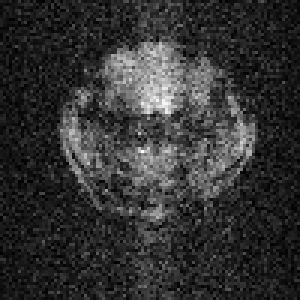
#> input picture 8744 GRE SNAP DYNAMIC/0087440003.DCM, 100 x 100 px (shown 3 times larger); its folder holds 4 pictures in this run; the run also reads 2 pictures not shown here
$ python MouvementsTete.py
#> lines starting #> are read from the running program, lines starting #| are printed output that depends on the picture; pictures that were not available may be replaced by others from this repository, and a replacement may not be noted
import imageio as io
from skimage import filters
from skimage.color import rgb2gray  # only needed for incorrectly saved images
from skimage.measure import regionprops
import matplotlib.pyplot as plt
from skimage.color import label2rgb
import numpy as np
from scipy import ndimage
import pydicom
import os
import numpy as np
from pylab import rcParams
from matplotlib import pyplot as plt
from scipy import stats
from scipy.ndimage import gaussian_filter
from scipy import misc
import cv2 as cv
import csv
import matplotlib.image as mpimg
import decimal
import statistics as st
from skimage.feature import register_translation
from image_registration import chi2_shift
from image_registration import cross_correlation_shifts
from scipy.ndimage import shift
from PIL import Image


# ------------------------ BEGIN OF FUNCTIONS ----------------------------

# ---------------- Fonction 1 -----------------
def LstMatriceDicom(PathDicom):

    """ Cette fonction prend en entrée le chemin du dossier contenant les fichiers dicom
        et retourne une liste de matrices d'intensité correspondant à l'image acquise.
        Cette fonction est utilisée afin d'extraire les images dicoms en données analysable
        à l'aide de fonction.

        :params :
        :PathDicom : Variable contenant le project path du dossier voulu

        :return :
        :ArrayDicom : Liste de matrices des images  (lst)
        :ConstPixelDims[1] : Nombre de lignes dans les matrices (int)
        :ConstPixelDims[-1] :Nombre de colonnes dans les matrices (int)
    """
#> called with PathDicom = '8744 GRE SNAP DYNAMIC'

    # create an empty list qui va acceuillir les fichiers DICOM
    lstFilesDCM = []


    for dirName, subdirList, fileList in os.walk(PathDicom):
        for filename in fileList:
            if ".dcm" in filename.lower():  # check whether the file's DICOM
                lstFilesDCM.append(os.path.join(dirName,filename))

                # On va chercher les informations concernant les images DICOM que l'on vient d'importer
    RefDs = pydicom.read_file(lstFilesDCM[0])


    # On va chercher les dimensions des colonnes et des lignes pour avoir (nombre de fichier, lignesm colonnes)
    ConstPixelDims = (len(lstFilesDCM), int(RefDs.Rows), int(RefDs.Columns))
#> ConstPixelDims = (4, 100, 100)

    # Load spacing values (in mm)
    ConstPixelSpacing = (float(RefDs.PixelSpacing[0]), float(RefDs.PixelSpacing[1]), float(RefDs.SliceThickness))
#> ConstPixelSpacing = (0.25, 0.25, 2)

    # Met les longueurs des images en mm
    x = np.arange(0.0, (ConstPixelDims[0]+1)*ConstPixelSpacing[0], ConstPixelSpacing[0])
#> x = [0, 0.25, 0.5, 0.75, 1]
    y = np.arange(0.0, (ConstPixelDims[1]+1)*ConstPixelSpacing[1], ConstPixelSpacing[1])
#> y = 101 values from 0 to 25
    z = np.arange(0.0, (ConstPixelDims[2]+1)*ConstPixelSpacing[2], ConstPixelSpacing[2])
#> z = 101 values from 0 to 200


    # On créer un array de matrice vide possèdant les dimensions de 'ConstPixelDims'
    ArrayDicom = np.zeros(ConstPixelDims, dtype=RefDs.pixel_array.dtype)

    # loop through all the DICOM files
    for filenameDCM in lstFilesDCM:
        # read the file
        ds = pydicom.read_file(filenameDCM)
        #store the raw image data
        ArrayDicom[lstFilesDCM.index(filenameDCM), :, :] = ds.pixel_array
#> this loop made 4 passes
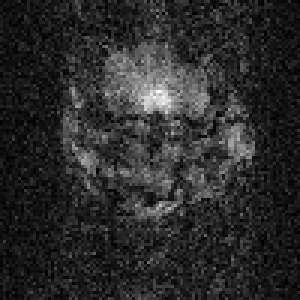
#> input picture 8744 GRE SNAP DYNAMIC/0087440002.DCM, 100 x 100 px (shown 3 times larger)

    return ArrayDicom, ConstPixelDims[1], ConstPixelDims[-1]

# ---------------- Fonction 2 -----------------
def ImageMoyenne(lstmatrice, nbre_lignes_1, nbre_lignes_2):

    """ Cette fonction prend en entrée la liste de matrices (index [0]) créée par la fonction LstMatriceDicom
        et retourne une image dont chaque pixel est la moyenne de toute les images de la liste des matrices.

        :params :
        :lstmatrice : Liste des matrices (lst)

        :return :
        :ImageReconstruite : Matrice dont les valeurs correspondent à l'intensité moyenne de chaque pixel (lst)

    """
    # On crée une variable (matrice) vide, les dimensions doivent être ajuster en fonction du nombre
    # de pixel de la serie DICOM
    ImageReconstruite = np.zeros((nbre_lignes_1, nbre_lignes_2))

    # On additionne toutes les matrices ensembles
    for i in range(len(lstmatrice)):
        ImageReconstruite += lstmatrice[i]

    # On fait la moyenne avec le nombre de fichiers totale
    ImageReconstruite = ImageReconstruite / len(lstmatrice)

    return ImageReconstruite


# ---------------- Fonction 3 -----------------
# [9 lines left out: function float_range, not called in this run]


# ---------------- Fonction 4 -----------------
def MesureDeplacement(matrice_moyenne,lst_matrice, GrandeurPixel):


    cm_init = ndimage.center_of_mass(matrice_moyenne)

    position_x = []
    position_y = []
    deplacement_x_in_mm = []
    deplacement_y_in_mm = []

    for i in range(len(lst_matrice)):
        matrice_seconde = lst_matrice[i]
        cm_seconde = ndimage.center_of_mass(matrice_seconde)
        position_x.append(cm_seconde[0])
        position_y.append(cm_seconde[-1])
        deplacement_x_in_mm.append((position_x[-1] - cm_init[0]) * GrandeurPixel)
        deplacement_y_in_mm.append((position_y[-1] - cm_init[-1]) * GrandeurPixel)

    return deplacement_x_in_mm, deplacement_y_in_mm


# ---------------- Fonction 5 -----------------
# [41 lines left out: functions chi2_shift_from_folder, CrossCorrelation_from_folder, not called in this run]

# ------------------------ END OF FUNCTIONS ----------------------------


# --------------- Importation des données --------------------
PathDicom_baseline1 = "8744 GRE SNAP DYNAMIC"

PathDicom_CO2_1 = "8750 GRE SNAP DYNAMIC"

PathDicom_baseline2 = "8752 GRE SNAP DYNAMIC"

PathDicom_CO2_2 = "8754 GRE SNAP DYNAMIC"

# --------------- Création des matrices ----------------------
lstBaseline_1, nbre_lignes_1, SpaceThick1 = LstMatriceDicom(PathDicom_baseline1)
#> nbre_lignes_1 = 100; SpaceThick1 = 100

lstCO2_1, nbre_lignes_2, SpaceThick2 = LstMatriceDicom(PathDicom_CO2_1)
#> nbre_lignes_2 = 100; SpaceThick2 = 100

lstBaseline_2, nbre_lignes_3, SpaceThick3 = LstMatriceDicom(PathDicom_baseline2)
#> nbre_lignes_3 = 100; SpaceThick3 = 100

lstCO2_2, nbre_lignes_4, SpaceThick4 = LstMatriceDicom(PathDicom_CO2_2)
#> nbre_lignes_4 = 100; SpaceThick4 = 100

print(len(lstBaseline_1))
#| 4

# --------------- Création des images  ----------------------
img_ref_Baseline_1 = ImageMoyenne(lstBaseline_1, nbre_lignes_1, nbre_lignes_1)
#> the loop in ImageMoyenne, `for i in range(len(lstmatrice)):` made 4 passes
#> pass 2, in ImageMoyenne, `ImageReconstruite += lstmatrice[i]`:
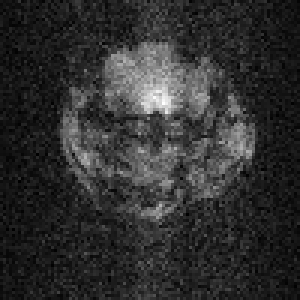
#> ImageReconstruite: shape (100, 100) float64 (shown 3 times larger); min 60, max 6875, mean 1338.2; drawn with min black and max white
#> pass 3, in ImageMoyenne, `ImageReconstruite += lstmatrice[i]`:
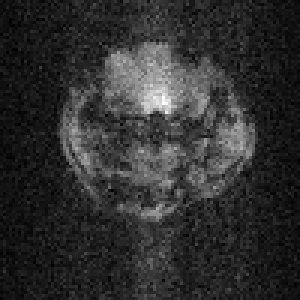
#> ImageReconstruite: shape (100, 100) float64 (shown 3 times larger); min 216, max 9658, mean 1989.1; drawn with min black and max white
img_ref_Baseline_2 = ImageMoyenne(lstBaseline_2, nbre_lignes_2, nbre_lignes_2)
#> the loop in ImageMoyenne (call 2), `for i in range(len(lstmatrice)):` made 1 pass

img_ref_CO2_1 = ImageMoyenne(lstCO2_1, nbre_lignes_3, nbre_lignes_3)
img_ref_CO2_2 = ImageMoyenne(lstCO2_2, nbre_lignes_4, nbre_lignes_4)


folder = '/Users/jplevesque/Desktop/Code_fMRI/GRE_SNAP_CO2_1'

# ------------------------------------------------------------
print('Début des résultats avec technique Centre de Masse')
print('Création des listes de matrices')
print(' ')

DeplacementBaseline_1_X, DeplacementBaseline_1_Y = MesureDeplacement(img_ref_Baseline_1,lstBaseline_1, 0.250)
#> in MesureDeplacement, `cm_init = ndimage.center_of_mass(matrice_moyenne)`: cm_init = (46.78, 51.06)
#> the loop in MesureDeplacement, `for i in range(len(lst_matrice)):` made 4 passes
#> cm_seconde on passes 1 to 4: (46.6, 50.96), (46.61, 51.16), (47.07, 51.07), (46.86, 51.04)
#> pass 3, in MesureDeplacement, `matrice_seconde = lst_matrice[i]`:
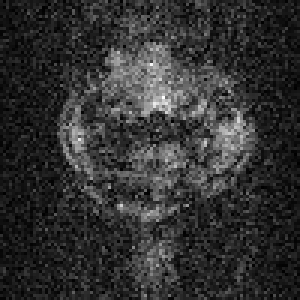
#> matrice_seconde: shape (100, 100) uint16 (shown 3 times larger); min 7, max 3294, mean 650.9; drawn with min black and max white
#> after the loop in MesureDeplacement, `for i in range(len(lst_matrice)):`:
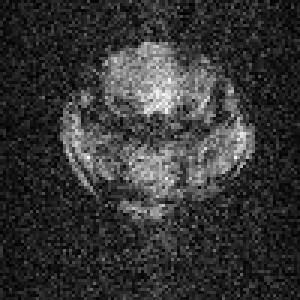
#> matrice_seconde: shape (100, 100) uint16 (shown 3 times larger); min 3, max 3065, mean 648.8; drawn with min black and max white
#> after the loop in MesureDeplacement, `for i in range(len(lst_matrice)):`: deplacement_x_in_mm = [-0.0455, -0.0424, 0.0725, 0.0179]; deplacement_y_in_mm = [-0.0251, 0.0254, 0.00304, -0.00303]; position_x = [46.6, 46.61, 47.07, 46.86]; position_y = [50.96, 51.16, 51.07, 51.04]
#> DeplacementBaseline_1_X = [-0.0455, -0.0424, 0.0725, 0.0179]; DeplacementBaseline_1_Y = [-0.0251, 0.0254, 0.00304, -0.00303]
DeplacementCO2_1_X, DeplacementCO2_1_Y = MesureDeplacement(img_ref_CO2_1,lstCO2_1, 0.250)
#> the loop in MesureDeplacement (call 2), `for i in range(len(lst_matrice)):` made 1 pass
#> in MesureDeplacement, matrice_seconde is the input picture: shape (100, 100) uint16; min 4, max 3880, mean 665.7
#> DeplacementCO2_1_X = [0]; DeplacementCO2_1_Y = [0]
DeplacementBaseline_2_X, DeplacementBaseline_2_Y = MesureDeplacement(img_ref_Baseline_2,lstBaseline_2, 0.250)
#> DeplacementBaseline_2_X = [0]; DeplacementBaseline_2_Y = [0]
DeplacementCO2_2_X, DeplacementCO2_2_Y = MesureDeplacement(img_ref_CO2_2,lstCO2_2, 0.250)
#> DeplacementCO2_2_X = [0]; DeplacementCO2_2_Y = [0]


print('Déplacements mesurés')
print(' ')

#> (the run stopped early here; a loop or call above may not have finished)
